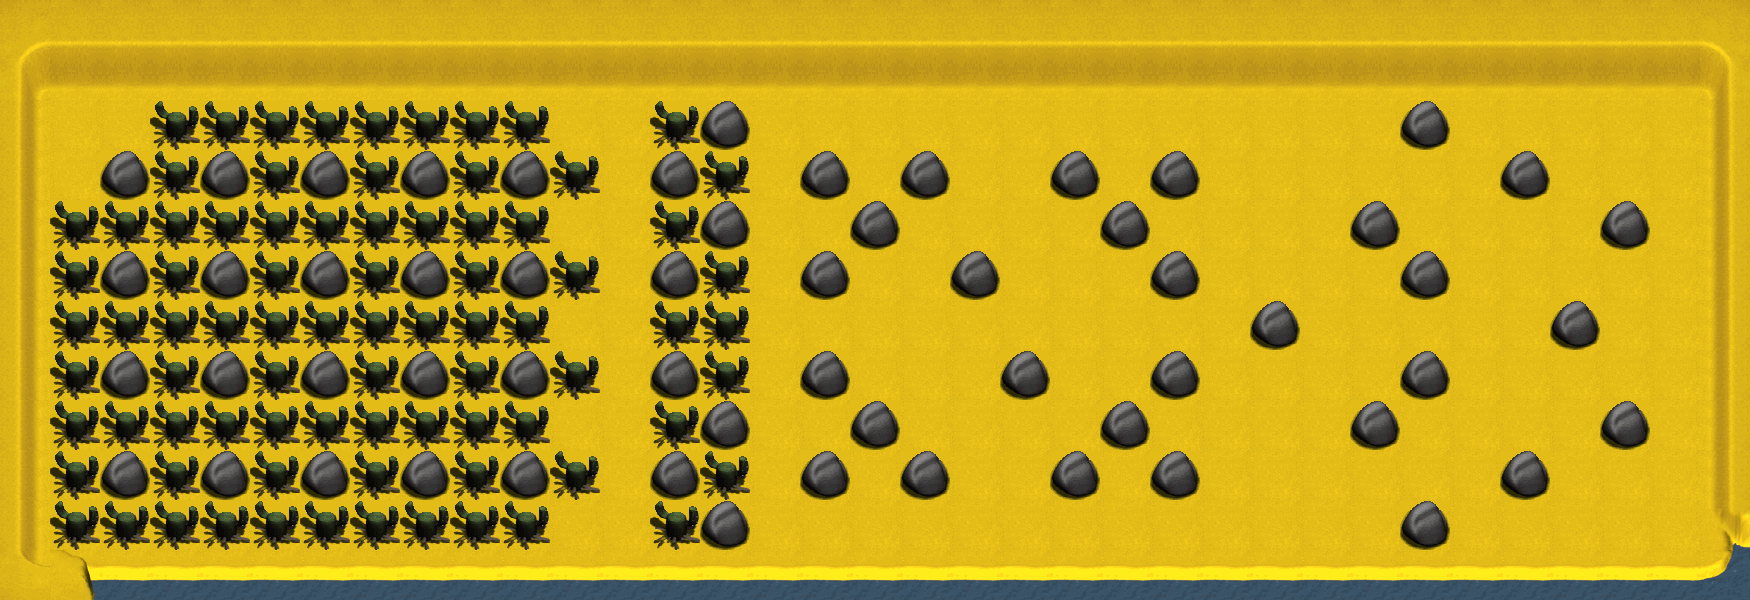

Rendered tile map (Tiled .tmx) drawn with the repository's tilesets; below, a short description and the map source with its tile grids summarised:
An orthogonal 35x12 tile map with 50x50 px tiles, 2 tile layers (background, graphics), 3 tilesets and 150 objects.

<map version="1.0" orientation="orthogonal" renderorder="right-down" width="35" height="12" tilewidth="50" tileheight="50" nextobjectid="161">
<properties>
  <property name="bonus1" value="1" />
  <property name="bonus2" value="2" />
  <property name="bonus3" value="3" />
  <property name="bonus4" value="4" />
  <property name="bonus5" value="5" />
  <property name="bonus6" value="6" />
  <property name="bonus7" value="7" />
  <property name="bonus8" value="8" />
  <property name="bonus9" value="9" />
  <property name="enemy1" type="int" value="7" />
  <property name="enemy2" type="int" value="9" />
  <property name="enemy3" type="int" value="11" />
  <property name="height" type="int" value="600" />
  <property name="main_tile_set" value="third_maps" />
  <property name="num_bonus1" type="int" value="15" />
  <property name="num_bonus2" type="int" value="15" />
  <property name="num_bonus3" type="int" value="5" />
  <property name="num_bonus4" type="int" value="5" />
  <property name="num_bonus5" type="int" value="5" />
  <property name="num_bonus6" type="int" value="5" />
  <property name="num_bonus7" type="int" value="5" />
  <property name="num_bonus8" type="int" value="5" />
  <property name="num_bonus9" type="int" value="5" />
  <property name="num_bonus_total" type="int" value="65" />
  <property name="num_enemies" type="int" value="3" />
  <property name="num_explodable_items" type="int" value="81" />
  <property name="num_types_bonus" type="int" value="9" />
  <property name="width" type="int" value="1750" />
 </properties>
 <tileset firstgid="1" name="third_maps" tilewidth="50" tileheight="50" tilecount="80" columns="10">
  <image source="third_maps.png" width="511" height="405" />
 </tileset>
 <tileset firstgid="81" name="flames" tilewidth="50" tileheight="50" tilecount="50" columns="10">
  <image source="flames.png" width="512" height="256" />
 </tileset>
 <tileset firstgid="131" name="flamesNBomb" tilewidth="50" tileheight="50" tilecount="8" columns="8">
  <image source="flames/flamesNBomb.png" width="400" height="50" />
 </tileset>
 <layer name="background" width="35" height="12">
  <data>[420 cells, 420 non-empty, 1 distinct tile ids]</data>
 </layer>
 <layer name="graphics" width="35" height="12">
  <data>[420 cells, 420 non-empty, 16 distinct tile ids]</data>
 </layer>
 <objectgroup name="walls">
  <object id="1" x="0" y="0" width="1750" height="100" />
  <object id="2" x="1700" y="100" width="50" height="500" />
  <object id="3" x="0" y="550" width="1750" height="50" />
  <object id="4" x="0" y="50" width="50" height="500" />
  <object id="5" x="100" y="150" width="50" height="50" />
  <object id="6" x="100" y="250" width="50" height="50" />
  <object id="7" x="100" y="350" width="50" height="50" />
  <object id="8" x="100" y="450" width="50" height="50" />
  <object id="9" x="200" y="450" width="50" height="50" />
  <object id="10" x="200" y="350" width="50" height="50" />
  <object id="11" x="200" y="250" width="50" height="50" />
  <object id="12" x="200" y="150" width="50" height="50" />
  <object id="13" x="300" y="150" width="50" height="50" />
  <object id="14" x="300" y="250" width="50" height="50" />
  <object id="16" x="300" y="350" width="50" height="50" />
  <object id="17" x="300" y="450" width="50" height="50" />
  <object id="18" x="400" y="450" width="50" height="50" />
  <object id="19" x="400" y="350" width="50" height="50" />
  <object id="20" x="400" y="250" width="50" height="50" />
  <object id="21" x="400" y="150" width="50" height="50" />
  <object id="22" x="500" y="150" width="50" height="50" />
  <object id="23" x="500" y="250" width="50" height="50" />
  <object id="24" x="500" y="350" width="50" height="50" />
  <object id="25" x="500" y="450" width="50" height="50" />
  <object id="26" x="700" y="500" height="50" />
  <object id="27" x="650" y="450" width="50" height="50" />
  <object id="28" x="700" y="400" width="50" height="50" />
  <object id="29" x="650" y="350" width="50" height="50" />
  <object id="30" x="650" y="250" width="50" height="50" />
  <object id="31" x="700" y="200" width="50" height="50" />
  <object id="32" x="650" y="150" width="50" height="50" />
  <object id="33" x="700" y="100" width="50" height="50" />
  <object id="34" x="800" y="150" width="50" height="50" />
  <object id="35" x="850" y="200" width="50" height="50" />
  <object id="36" x="800" y="250" width="50" height="50" />
  <object id="37" x="800" y="350" width="50" height="50" />
  <object id="39" x="800" y="450" width="50" height="50" />
  <object id="40" x="850" y="400" width="50" height="50" />
  <object id="41" x="900" y="450" width="50" height="50" />
  <object id="42" x="1000" y="350" width="50" height="50" />
  <object id="43" x="700" y="500" width="50" height="50" />
  <object id="44" x="900" y="150" width="50" height="50" />
  <object id="45" x="1050" y="150" width="50" height="50" />
  <object id="46" x="950" y="250" width="50" height="50" />
  <object id="47" x="1100" y="200" width="50" height="50" />
  <object id="48" x="1150" y="150" width="50" height="50" />
  <object id="49" x="1150" y="250" width="50" height="50" />
  <object id="51" x="1100" y="400" width="50" height="50" />
  <object id="52" x="1050" y="450" width="50" height="50" />
  <object id="53" x="1150" y="450" width="50" height="50" />
  <object id="54" x="1150" y="350" width="50" height="50" />
  <object id="55" x="1250" y="300" width="50" height="50" />
  <object id="56" x="1350" y="200" width="50" height="50" />
  <object id="57" x="1400" y="100" width="50" height="50" />
  <object id="58" x="1500" y="150" width="50" height="50" />
  <object id="59" x="1400" y="250" width="50" height="50" />
  <object id="60" x="1400" y="350" width="50" height="50" />
  <object id="61" x="1350" y="400" width="50" height="50" />
  <object id="62" x="1400" y="500" width="50" height="50" />
  <object id="63" x="1500" y="450" width="50" height="50" />
  <object id="64" x="1600" y="400" width="50" height="50" />
  <object id="66" x="1600" y="200" width="50" height="50" />
  <object id="67" x="1550" y="300" width="50" height="50" />
 </objectgroup>
 <objectgroup name="cactis">
  <object id="68" x="50" y="200" width="50" height="50" />
  <object id="69" x="50" y="250" width="50" height="50" />
  <object id="70" x="50" y="300" width="50" height="50" />
  <object id="71" x="50" y="350" width="50" height="50" />
  <object id="72" x="50" y="400" width="50" height="50" />
  <object id="76" x="50" y="450" width="50" height="50" />
  <object id="77" x="50" y="500" width="50" height="50" />
  <object id="78" x="100" y="500" width="50" height="50" />
  <object id="79" x="100" y="400" width="50" height="50" />
  <object id="80" x="100" y="300" width="50" height="50" />
  <object id="81" x="100" y="200" width="50" height="50" />
  <object id="82" x="150" y="100" width="50" height="50" />
  <object id="83" x="150" y="150" width="50" height="50" />
  <object id="84" x="150" y="200" width="50" height="50" />
  <object id="85" x="150" y="250" width="50" height="50" />
  <object id="86" x="150" y="300" width="50" height="50" />
  <object id="87" x="150" y="350" width="50" height="50" />
  <object id="88" x="150" y="400" width="50" height="50" />
  </objectgroup>
 <objectgroup name="Camada de Objectos 3" />
 <objectgroup name="Camada de Objectos 4" />
 <objectgroup name="Camada de Objectos 5" />
 <objectgroup name="Camada de Objectos 6" />
 <objectgroup name="Camada de Objectos 7" />
 <objectgroup name="Camada de Objectos 8" />
 <objectgroup name="redball">
  <!-- 2 objects omitted --></objectgroup>
 <objectgroup name="Camada de Objectos 10" />
 <objectgroup name="sandmaster">
  <!-- 3 objects omitted --></objectgroup>
 <objectgroup name="Camada de Objectos 12" />
 <objectgroup name="pacifier">
  <!-- 1 objects omitted --></objectgroup>
</map>
<!-- 69 of 150 objects omitted -->
